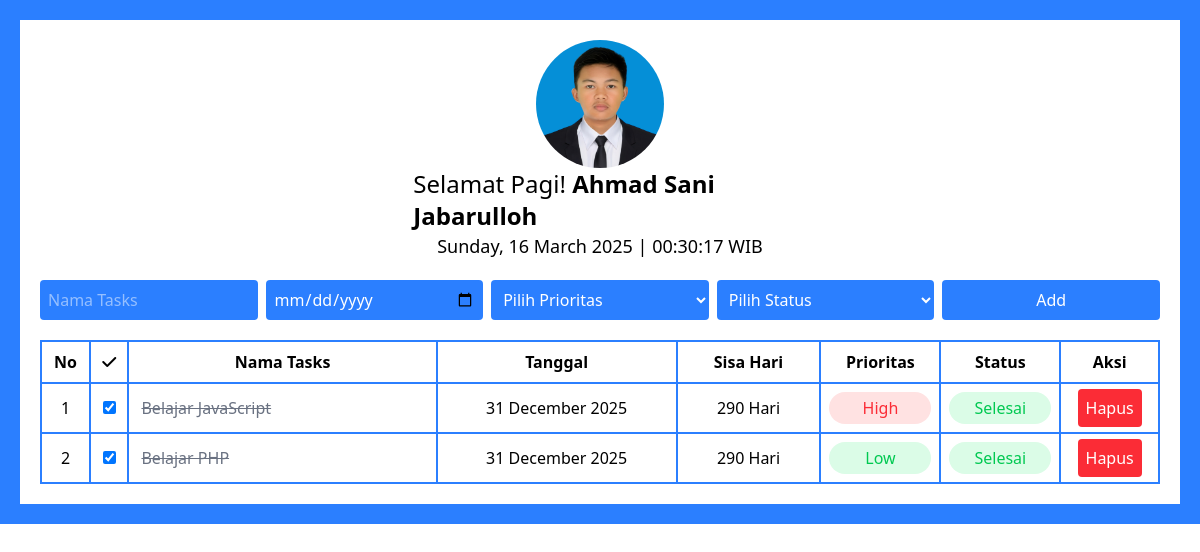
The page / on the database its author committed.
### tables this page shows
CREATE TABLE `tasks` (
  `id_tasks` int NOT NULL,
  `nama_tasks` varchar(100) NOT NULL,
  `checked` tinyint(1) DEFAULT NULL,
  `tanggal` date NOT NULL,
  `prioritas` enum('Low','Medium','High') NOT NULL,
  `status` enum('Belum','Selesai') NOT NULL
);

### public/index.php (the view, shortened to what this page needs)
<!DOCTYPE html>
<html lang="en">
<head>
    <?php require_once './../config/connection.php' ?>
    <?php
    $jam = date("H");
    $ucapan = "";
    switch ($jam) {
        case $jam >= 5 && $jam <= 12:
            $ucapan = "Selamat Pagi!";
            break;
    }
    ?>
    <link rel="stylesheet" href="./../src/css/output.css">
</head>
<body>
    <div class="bg-blue-500 p-5">
        <div class="bg-white p-5 h-full">
            <div class="grid grid-cols-3">
                <div class=""></div>
                <div class="justify-items-center">
                    <img src="./assets/images/Ahmad Sani Jabarulloh.jpg" alt="" class="w-32 h-32 rounded-full">
                    <h1 class="text-2xl">
                        <?= $ucapan; ?> <span class="font-semibold">Ahmad Sani Jabarulloh</span>
                    </h1>
                    <p class="text-lg">
                        <?= date("l, d F Y") ?> |
                        <span id="jam"><?= date("H:i:s") ?></span> WIB
                    </p>
                </div>
                <div class=""></div>
            </div>
            <form class="grid grid-cols-2 sm:grid-cols-3 md:grid-cols-5 gap-2 mt-5" action="./../api/insert.php"
                method="post">
                <input class="bg-blue-500 text-white p-2 col-span-2 md:col-span-1 rounded" type="text" name="nama_tasks"
                    placeholder="Nama Tasks">
                <input class="bg-blue-500 text-white p-2 rounded" type="date" name="tanggal">
                <select class="bg-blue-500 text-white p-2 rounded" name="prioritas">
                    <option>Pilih Prioritas</option>
                </select>
                <select class="bg-blue-500 text-white p-2 rounded" name="status">
                    <option>Pilih Status</option>
                </select>
                <button class="bg-blue-500 hover:bg-blue-900 text-white justify-items-center p-2 rounded"
                    type="submit">Add</button>
            </form>
            <?php
            $query = mysqli_query($connection, "SELECT id_tasks, checked, nama_tasks, tanggal, DATEDIFF(tanggal, CURDATE()) AS sisa_hari, prioritas, status FROM tasks");
            $tasks = mysqli_fetch_all($query, MYSQLI_ASSOC);
            ?>
            <div class="overflow-x-scroll mt-5">
                <table class="table-auto w-full">
                    <thead>
                        <tr>
                            <th class="border-2 border-blue-500 p-2">
                                No
                            </th>
                            <th class="border-2 border-blue-500 p-2">
                                <i class="fa-solid fa-check"></i>
                            </th>
                            <th class="border-2 border-blue-500 p-2 min-w-[200px]">
                                Nama Tasks
                            </th>
                            <th class="border-2 border-blue-500 p-2 min-w-[200px]">
                                Tanggal
                            </th>
                            <th class="border-2 border-blue-500 p-2 min-w-[120px]">
                                Sisa Hari
                            </th>
                            <th class="border-2 border-blue-500 p-2 min-w-[100px]">
                                Prioritas
                            </th>
                            <th class="border-2 border-blue-500 p-2 min-w-[100px]">
                                Status
                            </th>
                            <th class="border-2 border-blue-500 p-2">
                                Aksi
                            </th>
                        </tr>
                    </thead>
                    <tbody class="">
                        <?php foreach ($tasks as $index => $task): ?>
                            <tr class="hover:bg-slate-200">
                                <td class="border-2 border-blue-500 text-center p-2">
                                    <?= $index + 1 ?>
                                </td>
                                <td class="border-2 border-blue-500 text-center p-2">
                                    <form method="post" action="./../api/update-status.php">
                                        <input type="checkbox" name="checked" <?= ($task['checked'] == 1) ? 'checked' : ''; ?>
                                            onchange="this.form.submit();">
                                    </form>
                                </td>
                                <td class="border-2 border-blue-500 p-2">
                                    <form action="./../api/update-nama_task.php" method="post">
                                        <input
                                            class="w-full p-1 <?= ($task['checked'] == 1) ? 'line-through text-gray-500' : ''; ?>"
                                            type="text" name="nama_tasks" value="<?= $task['nama_tasks']; ?>"
                                            onchange="this.form.submit();">
                                    </form>
                                </td>
                                <td class="border-2 border-blue-500 text-center p-2">
                                    <?= date('d F Y', strtotime($task['tanggal'])); ?>
                                </td>
                                <td class="border-2 border-blue-500 text-center p-2">
                                    <?= $task['sisa_hari']; ?> Hari
                                </td>
                                <td class="border-2 border-blue-500 text-center p-2">
                                    <?= ($task['prioritas'] == 'High') ? "<p class='bg-red-100 text-red-500 p-1 rounded-full'>High</p>" : (($task['prioritas'] == 'Medium') ? "<p class='bg-yellow-100 text-yellow-500 p-1 rounded-full'>Medium</p>" : "<p class='bg-green-100 text-green-500 p-1 rounded-full'>Low</p>"); ?>
                                </td>
                                <td class="border-2 border-blue-500 text-center p-2">
                                    <?= ($task['status'] == 'Selesai') ? '<p class="bg-green-100 text-green-500 p-1 rounded-full">Selesai</p>' : '<p class="bg-red-100 text-red-500 p-1 rounded-full">Belum</p>'; ?>
                                </td>
                                <td class="border-2 border-blue-500 text-center p-2">
                                    <a href="./../api/delete.php?id=<?= $task['id_tasks']; ?>"
                                        class="bg-red-500 hover:bg-red-800 text-white p-2 transition-all duration-500 ease-in-out rounded">
                                        Hapus
                                    </a>
                                </td>
                            </tr>
                        <?php endforeach; ?>
                    </tbody>
                </table>
            </div>
        </div>
    </div>
</body>
</html>

### rows shown on the page
tasks: checked "☑", nama_tasks "Belajar JavaScript", tanggal "31 December 2025", sisa_hari "290", prioritas "High", status "Selesai"
tasks: checked "☑", nama_tasks "Belajar PHP", tanggal "31 December 2025", sisa_hari "290", prioritas "Low", status "Selesai"

### other values the page prints
$ucapan "Selamat Pagi!"
